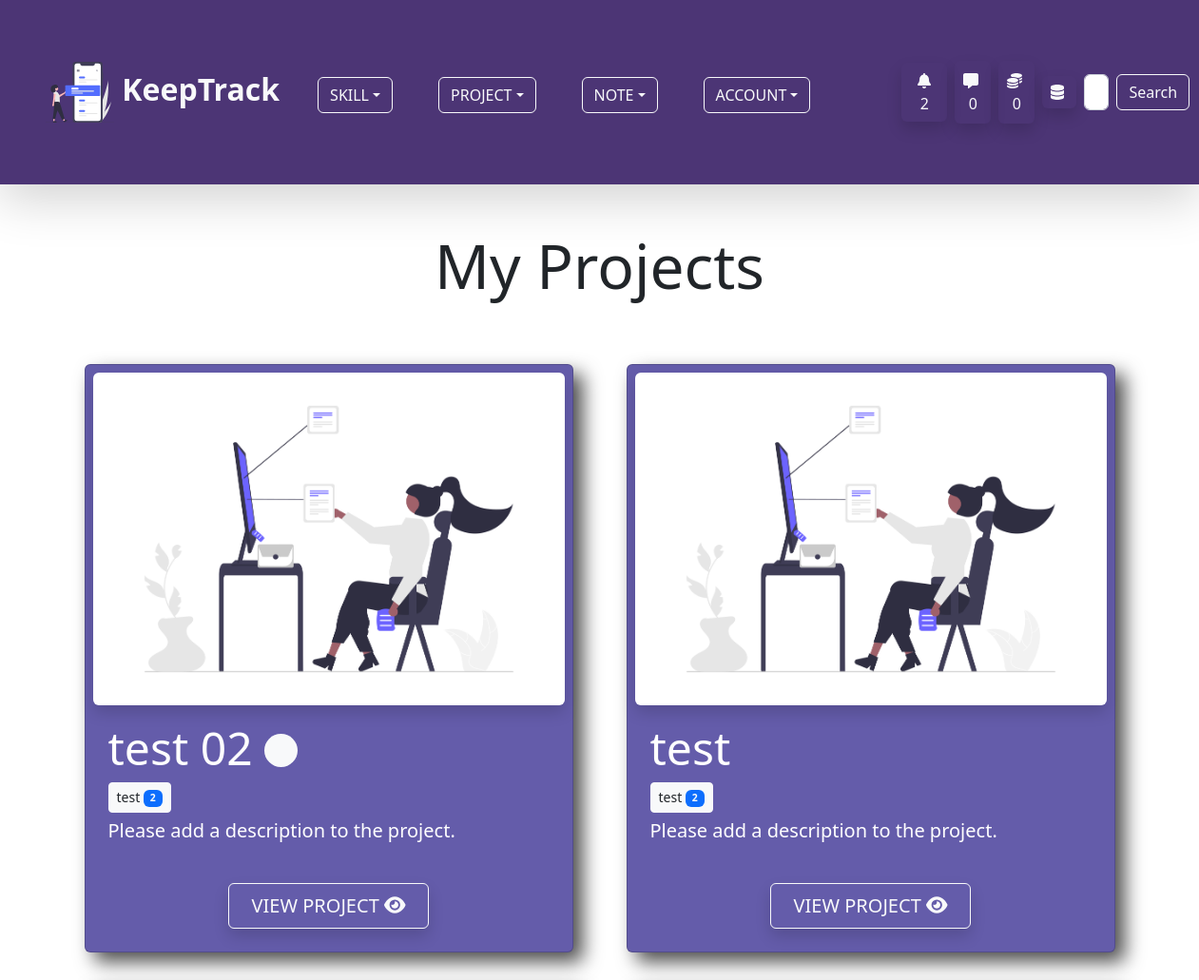
The app's page /project/ (signed in, upper part), older data.
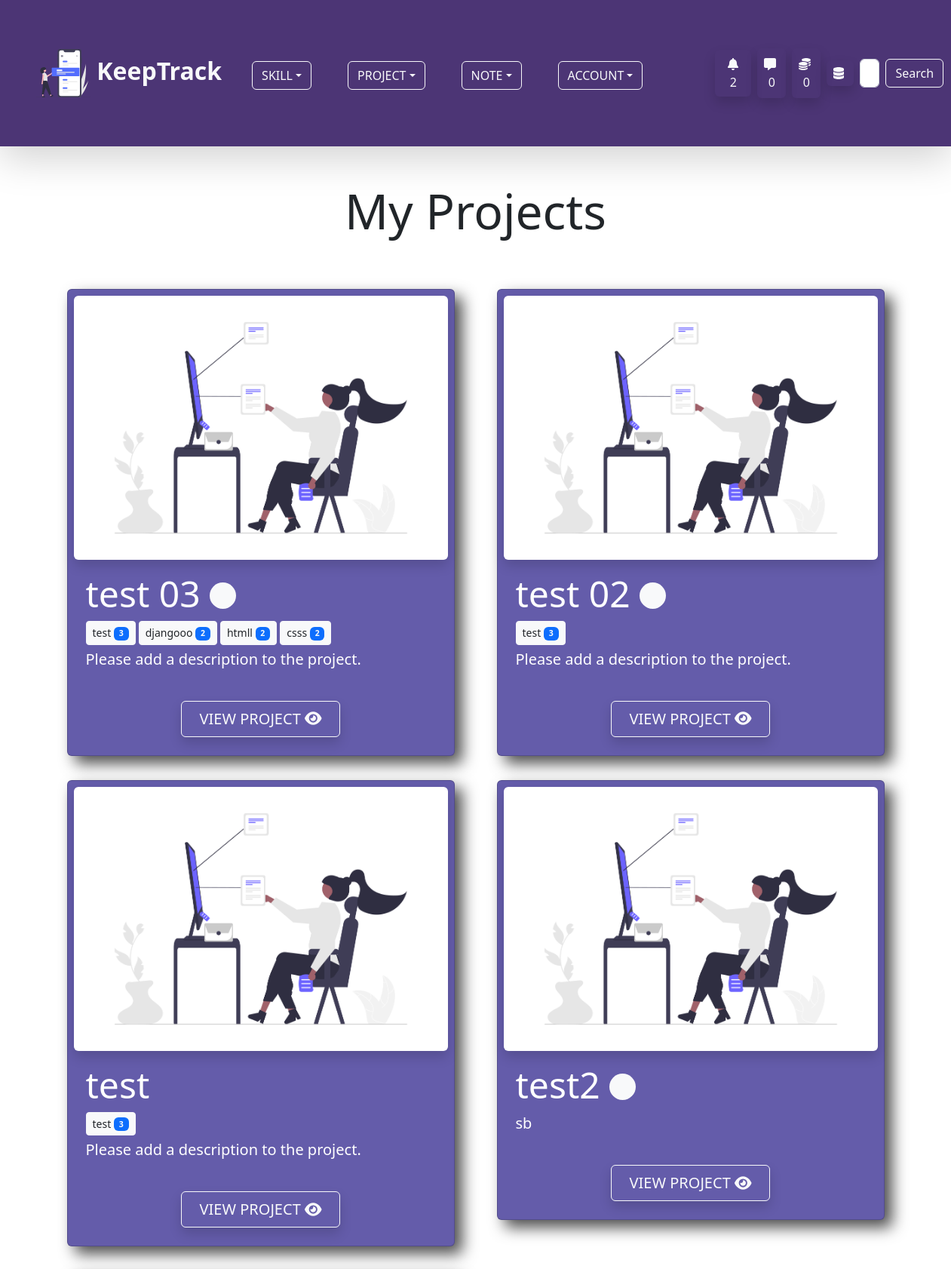
The same page, newer data.
### project/models.py (models this page shows, shortened)
class Project(models.Model):
    owner = models.ForeignKey(Profile, on_delete=models.CASCADE,null=True,blank=True)
    skill = GenericRelation(SkillObj)
    note = GenericRelation(Note)
    title = models.CharField(max_length = 255)
    description = models.TextField(max_length=500, null=True, blank=True)
    created_at = models.DateTimeField(auto_now_add=True)
    updated_at = models.DateTimeField(auto_now = True)
    live_link = models.URLField(blank=True, null=True, max_length=500)
    code_link = models.URLField(blank=True, null=True, max_length=500)
    project_state = models.BooleanField(default=False)
    project_image = models.ImageField(null=True, blank =True, upload_to='keeptrack/images/')
    class Meta:
        ordering = ['-created_at']

### skill/models.py (models this page shows, shortened)
class SkillObj(models.Model):
    content_type = models.ForeignKey(ContentType, null=True, on_delete=models.CASCADE)
    object_id = models.IntegerField()
    content_object = GenericForeignKey()
    skill = models.ForeignKey(Skill, on_delete=models.CASCADE)
    created_at = models.DateTimeField(auto_now_add=True)

class Skill(models.Model):
    SKILL_TYPE_CHOICES = (
        ('Programming Language','Programming Language'),
        ('Database','Database'),
        ('Hosting Platform','Hosting Platform'),
        ('Coding Utility','Coding Utility'),
        ('Frontend Framework','Frontend Framework'),
        ('Backend Framework','Backend Framework'),
        ('Machine Learning Tool','Machine Learning Tool'),
        ('Data Science Tool','Data Science Tool'),
        ('Artificial Intelligence Tool','Artificial Intelligence Tool')
    )
    skill_type = models.CharField(max_length=200,choices=SKILL_TYPE_CHOICES,null=True,blank=True)
    note = GenericRelation(Note)
    owner = models.ForeignKey(Profile, on_delete=models.CASCADE,null=True,blank=True,default="Coding Utility")
    title = models.CharField(max_length=255)
    description = models.TextField(max_length=500,null=True,blank=True)
    skill_level = models.IntegerField(default=1)
    current_point = models.IntegerField(default=0)
    learning = models.BooleanField(default=True)
    started_learning = models.DateField(null=True,blank=True,auto_now_add=True)
    class Meta:
        ordering = ['-skill_level','-current_point']

### project/views.py (the view)
# urls.py: path('',views.project_page,name='project-page'),
@login_required(login_url='login-page')
def project_page(request):
    profile = request.user.profile
    queryset = profile.project_set.all()
    context = {
        'queryset':list(queryset),
    }
    return render(request,"project/project_page.html",context)

### project/templates/project/project_page.html (shortened to what this page needs)
{% extends 'base.html' %}
{% load static %}
{% block content %}
<div class="container">
    <h3 class="mb-5 display-3 text-center">My Projects</h3>
    <div class="row">
{% if queryset %}
        {% for project in queryset %}
        <div class="col col-12 col-md-6">
            <div class="card p-2 mx-3 my-3" id="project-page-card">
                {% if project.project_image %}
                <img src="{{ project.project_image.url }}" class="img-fluid w-100 shadow rounded" id="project-image-h"
                    alt="Project Image" />
                {% else %}
                <img src="{% static 'images/default_project.png' %}" class="img-fluid w-100 shadow rounded"
                    id="project-image-h" alt="Project Image" />
                {% endif %}
                <div class="card-body text-white">
                    <h1 class="card-title display-5">{{ project.title }}
                        {% if project.project_state != True %}
                        <span class="fs-1"><i class="fas fa-circle fa-sm fa-fade text-light"></i></span>
                        {% endif %}
                    </h1>
                    {% for skill in project.skill.all %}
                    <a href="{% url 'single-skill-page' skill.skill.id %}" class="btn btn-sm btn-light text-dark mb-1">
                        {{ skill.skill.title }}
                        <span class="badge bg-primary text-light">{{ skill.skill.skill_level }}</span>
                    </a>
                    {% endfor %}
                    {% if project.description %}
                    <p class="lead"> {{ project.description }}</p>
                    {% else %}
                    <p class="lead">Please add a description to the project.</p>
                    {% endif %}
                    <div class="text-center"><a href="{% url 'single-project-page' project.id %}"
                            class="btn btn-outline-light py-2 px-4 fs-5 mt-4 shadow">VIEW PROJECT
                            <span><i class="fas fa-eye"></i></span>
                        </a></div>
                </div>
            </div>
        </div>
        {% endfor %}
        {% else %}
        <p class="lead text-center">You do not have any project yet.</p>
        {% endif %}
    </div>
</div>
{% endblock %}

Row changes from the older to the newer data that the page shows:
added Project: title "test 03", project_state False (drawn), description "Please add a description to the project."
added SkillObj: skill "test", skill.skill_level "3", shown under "test 03"
added SkillObj: skill "djangooo", skill.skill_level "2", shown under "test 03"
added SkillObj: skill "htmll", skill.skill_level "2", shown under "test 03"
added SkillObj: skill "csss", skill.skill_level "2", shown under "test 03"
changed through a linked row, SkillObj (number 5 of 6 on the later page): skill.skill_level "2" → "3"
changed through a linked row, SkillObj (number 6 of 6 on the later page): skill.skill_level "2" → "3"
now on this page (row unchanged): Project: title "test2", project_state False (drawn), description "sb"
